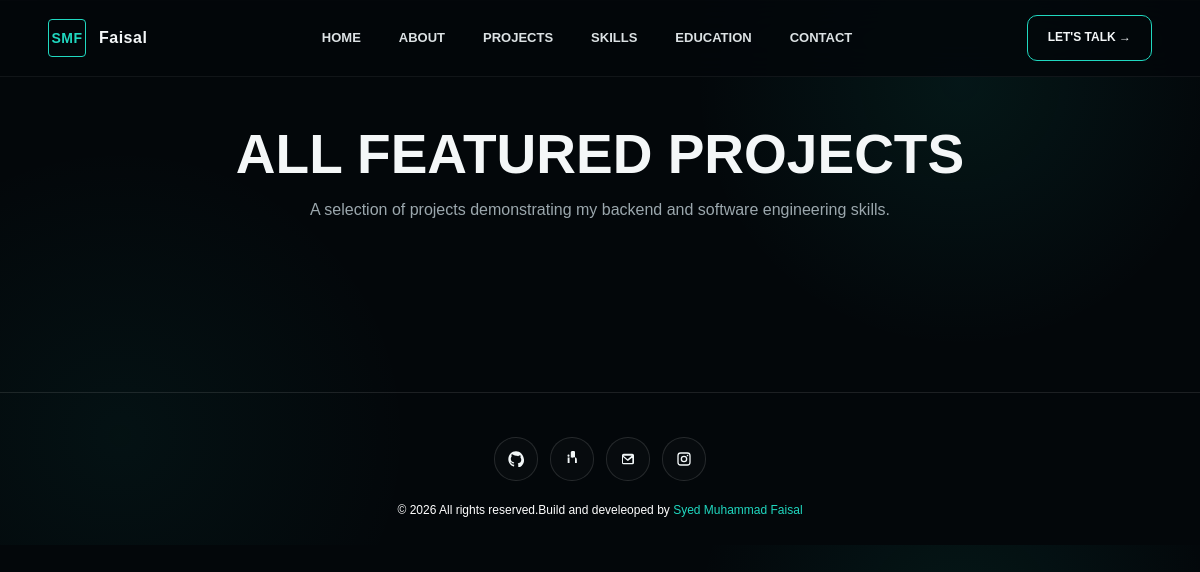
Before: /allproject/ with the older database file.
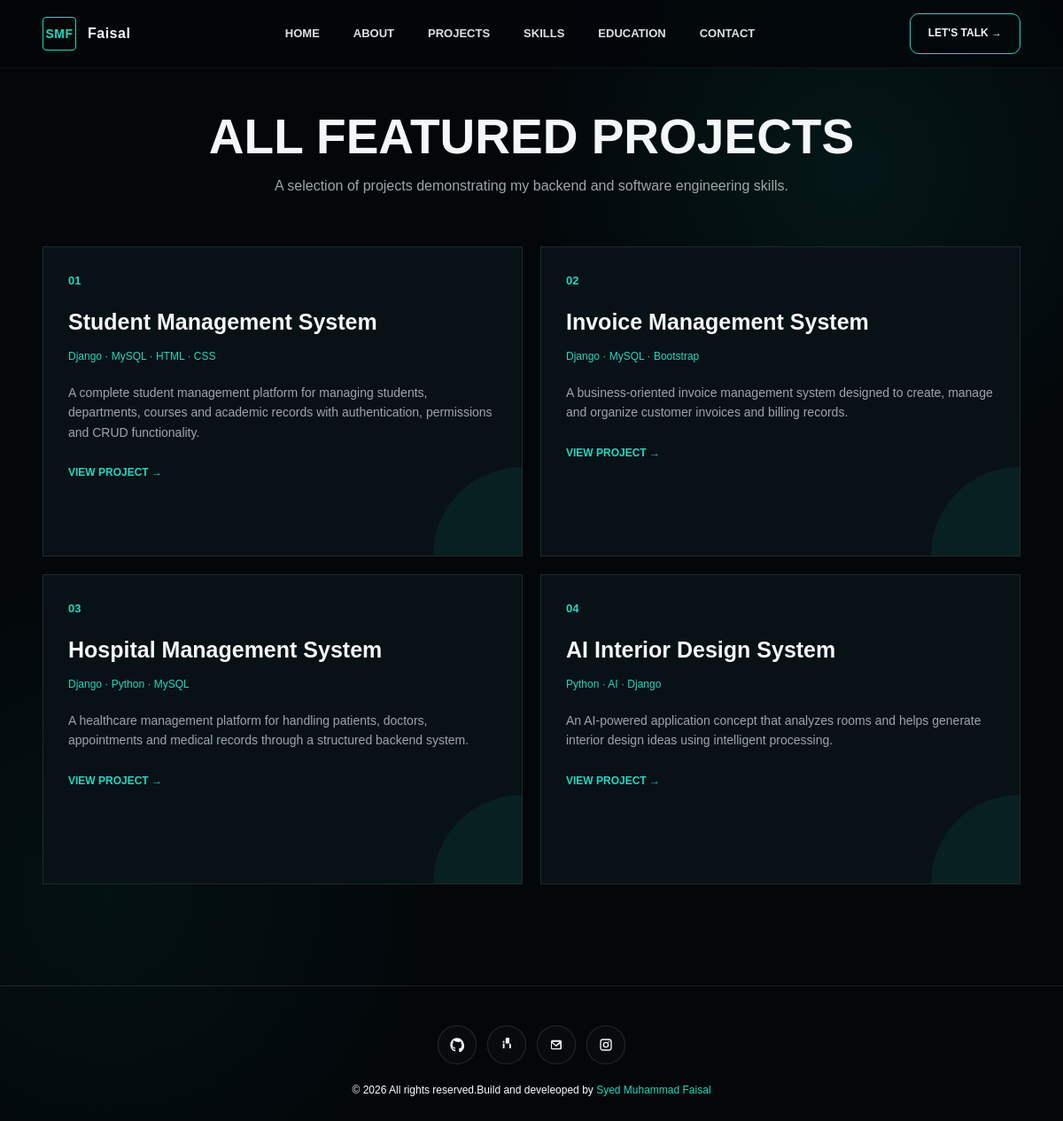
After: the same page with the newer database file.
### portfolio_website/models.py (models this page shows, shortened)
class projects(models.Model):
    project_serial_number = models.IntegerField(primary_key = True )
    project_name = models.CharField(max_length = 200)
    project_description = models.CharField(max_length=500)
    project_language = models.CharField(max_length = 300)
    project_long_description = models.TextField()
    project_type = models.CharField(max_length=100 , default="default")
    project_focus = models.CharField(max_length=100 , default="default")
    project_status = models.CharField(max_length=100 , default="default")
    project_github_url = models.URLField(blank=True , null=True)

### portfolio_website/views.py (the view)
# urls.py: path('allproject/', all_project, name='all_project'),
def all_project(request):
     project = projects.objects.all()
     paginator = Paginator(project , 8)
     page_number = request.GET.get('page')
     page_obj = paginator.get_page(page_number)
     context = {
        'page_obj': page_obj,
        'project':  project
     }
     return render(request , 'projects.html' , context )

### portfolio_website/templates/projects.html (shortened to what this page needs)
{% extends 'base.html' %}
{% block content %}
{% load static %}
<section id="projects">
    <div class="container">
        <div class="section-header" style="margin-top: 6%;">
            <center><h2 class="section-title" >
                ALL FEATURED PROJECTS
            </h2>
            <p class="section-subtitle" style="margin-bottom: 5%;">
                A selection of projects demonstrating my backend
                and software engineering skills.
            </p></center>
        </div>
        <div class="projects">
            {% for pro in page_obj %}
            <div class="project">
                <div class="project-number">
                    {{ forloop.counter| stringformat:"02d" }}
                </div>
                <h3>
                    {{ pro.project_name }}
                </h3>
                <div class="project-stack">
                    {{ pro.project_language }}
                </div>
                <p>
                    {{ pro.project_description }}
                </p>
                <a href="{% url 'projectdetails' pro.project_serial_number %}" class="project-link">
                    VIEW PROJECT →
                </a>
            </div>
            {% endfor %}
        </div>
        <div>
            <div class="projects-pagination">
            </div>
        </div>
    </div>
</section>
{% endblock %}

### portfolio_website/templates/base.html (shortened to what this page needs)
{% load static %}
<!DOCTYPE html>
<html lang="en">
<head>
    <link rel="stylesheet" href="{% static 'css/style.css' %}">
</head>
<body>
<header>
    <div class="container">
        <nav>
            <a href="{% url 'home' %}" class="logo">
                <div class="logo-box">
                    SMF
                </div>
                <span>Faisal</span>
            </a>
            <div class="nav-links" id="navLinks">
                <a href="{% url 'home' %}">HOME</a>
                <a href="{% url 'home' %}#about">ABOUT</a>
                <a href="{% url 'home' %}#projects">PROJECTS</a>
                <a href="{% url 'home' %}#skills">SKILLS</a>
                <a href="{% url 'home' %}#education">EDUCATION</a>
                <a href="{% url 'contact' %}">CONTACT</a>
            </div>
            <a href="#contact" class="nav-button">
                LET'S TALK →
            </a>
        </nav>
    </div>
</header>
{% block content %}
{%  endblock%}
<footer>
    <div class="container">
        <center><div class="footer-social" aria-label="Social media links">
            <a href="https://github.com/SyedMuhammadFaisa721" target="_blank" aria-label="GitHub">
            </a>
            <a href="https://www.linkedin.com/in/syed-muhammad-faisal-678912282/" target="_blank" aria-label="LinkedIn">
                <svg viewBox="0 0 24 24" aria-hidden="true">
                    <path d="M6.94 8.5A1.56 1.56 0 1 1 6.93 5.4a1.56 1.56 0 0 1 .01 3.1ZM5.5 9.8h2.8V18H5.5V9.8Zm4.7 0h2.7v1.1h.1c.4-.7 1.3-1.5 2.8-1.5 3 0 3.5 2 3.5 4.5V18h-2.8v-16c0-3.8-6.3-2.4-6.3 0v16H10.2V9.8Z"/>
                </svg>
            </a>
            <a href="mailto:syedmuhammahfaisal@gmail.com" aria-label="Email">
                <svg viewBox="0 0 24 24" aria-hidden="true">
                    <path d="M3 6.5A2.5 2.5 0 0 1 5.5 4h13A2.5 2.5 0 0 1 21 6.5v11A2.5 2.5 0 0 1 18.5 20h-13A2.5 2.5 0 0 1 3 17.5v-11Zm2.2.7 6.2 5 6.1-5H5.2Zm14.3 1.7-7.1 5.8a1 1 0 0 1-1.2 0L4.5 9v8.5c0 .3.2.5.5.5h13c.3 0 .5-.2.5-.5V9Z"/>
                </svg>
            </a>
            <a href="https://www.instagram.com/" target="_blank" aria-label="Instagram">
            </a>
        </div></center>
        <center><div style="color: white; margin-top: 20px;">
                <p>
                 <span >© 2026 All rights reserved.Build and develeoped by</span>
                 <span class="accent">
                        <bold>Syed Muhammad Faisal</bold>
                 </span>
                </p>
        </div></center>
    </div>
</footer>
</body>
</html>

### portfolio_website/static/css/style.css (style rules this page uses)
* { margin: 0; padding: 0; box-sizing: border-box; scroll-behavior: smooth; }
:root { --bg: #03070a; --bg2: #071014; --card: #081116; --card2: #0b151b; --text: #f4f7f8; --muted: #9ba7ad; --accent: #20d8c0; --accent-dark: #0b8f81; --border: rgba(255,255,255,0.10); }
body { font-family: Arial, Helvetica, sans-serif; background: radial-gradient(circle at 80% 15%, rgba(20,210,190,0.08), transparent 25%), radial-gradient(circle at 10% 80%, rgba(20,210,190,0.05), transparent 25%), var(--bg); color: var(--text); line-height: 1.6; overflow-x: hidden; }
a { color: inherit; text-decoration: none; }
.container { width: min(1180px, 92%); margin: auto; }
.accent { color: var(--accent); }
header { position: fixed; top: 0; left: 0; width: 100%; z-index: 1000; background: rgba(3, 7, 10, 0.82); backdrop-filter: blur(18px); border-bottom: 1px solid rgba(255,255,255,0.06); }
nav { height: 76px; display: flex; align-items: center; justify-content: space-between; }
.logo { display: flex; align-items: center; gap: 13px; font-weight: bold; letter-spacing: 0.5px; }
.logo-box { width: 38px; height: 38px; display: flex; align-items: center; justify-content: center; border: 1px solid var(--accent); border-radius: 4px; color: var(--accent); font-size: 14px; }
.nav-links { display: flex; gap: 38px; align-items: center; }
.nav-links a { font-size: 13px; font-weight: bold; color: #dce2e4; position: relative; }
.nav-links a::after { content: ""; position: absolute; left: 0; bottom: -8px; width: 0; height: 2px; background: var(--accent); transition: 0.3s; }
.nav-button { border: 1px solid var(--accent); padding: 12px 20px; border-radius: 10px; font-size: 12px; font-weight: bold; transition: 0.3s; }
section { padding: 60px 0 ; border-top: 1px solid rgba(255,255,255,0.06); }
.section-header { margin-bottom: 50px; }
.section-title { font-size: clamp(32px, 5vw, 55px); line-height: 1; margin-top: 8px; }
.section-subtitle { color: var(--muted); max-width: 600px; margin-top: 15px; }
.projects { display: grid; grid-template-columns: repeat(2, 1fr); gap: 20px; }
.project { border: 1px solid var(--border); background: var(--card); padding: 28px; min-height: 350px; position: relative; overflow: hidden; transition: 0.3s; }
.project::after { content: ""; position: absolute; width: 200px; height: 200px; right: -100px; bottom: -100px; background: rgba(32,216,192,0.07); border-radius: 50%; }
.project-number { color: var(--accent); font-size: 13px; font-weight: bold; }
.project h3 { font-size: 25px; margin: 15px 0 10px; }
.project-stack { color: var(--accent); font-size: 12px; margin-bottom: 20px; }
.project p { color: var(--muted); font-size: 14px; max-width: 520px; }
.project-link { display: inline-block; margin-top: 25px; color: var(--accent); font-size: 12px; font-weight: bold; border-bottom: 1px solid transparent; transition: 0.3s; }
.projects-pagination { display: flex; justify-content: space-between; align-items: center; flex-wrap: wrap; gap: 12px; margin: 0px auto 0; padding-bottom: 10px; }
footer { padding: 25px 0; border-top: 1px solid var(--border); color: #7f8b90; font-size: 12px; }
.footer-social { display: flex; align-items: center; justify-content: center; gap: 0.8rem; margin-top: 1.2rem; flex-wrap: wrap; }
.footer-social a { width: 2.7rem; height: 2.7rem; display: inline-flex; align-items: center; justify-content: center; border-radius: 50%; border: 1px solid rgba(255,255,255,0.12); background: rgba(255,255,255,0.02); color: #f2f7f8; transition: 0.25s ease; }
.footer-social svg { width: 1rem; height: 1rem; fill: currentColor; }

Changed rows visible on the page:
added projects: project_name "Student Management System", project_language "Django · MySQL · HTML · CSS", project_description "A complete student management platform for managing students, departments, courses and academic records with authentication, permissions and CRUD functionality."
added projects: project_name "Invoice Management System", project_language "Django · MySQL · Bootstrap", project_description "A business-oriented invoice management system designed to create, manage and organize customer invoices and billing records."
added projects: project_name "Hospital Management System", project_language "Django · Python · MySQL", project_description "A healthcare management platform for handling patients, doctors, appointments and medical records through a structured backend system."
added projects: project_name "AI Interior Design System", project_language "Python · AI · Django", project_description "An AI-powered application concept that analyzes rooms and helps generate interior design ideas using intelligent processing."
